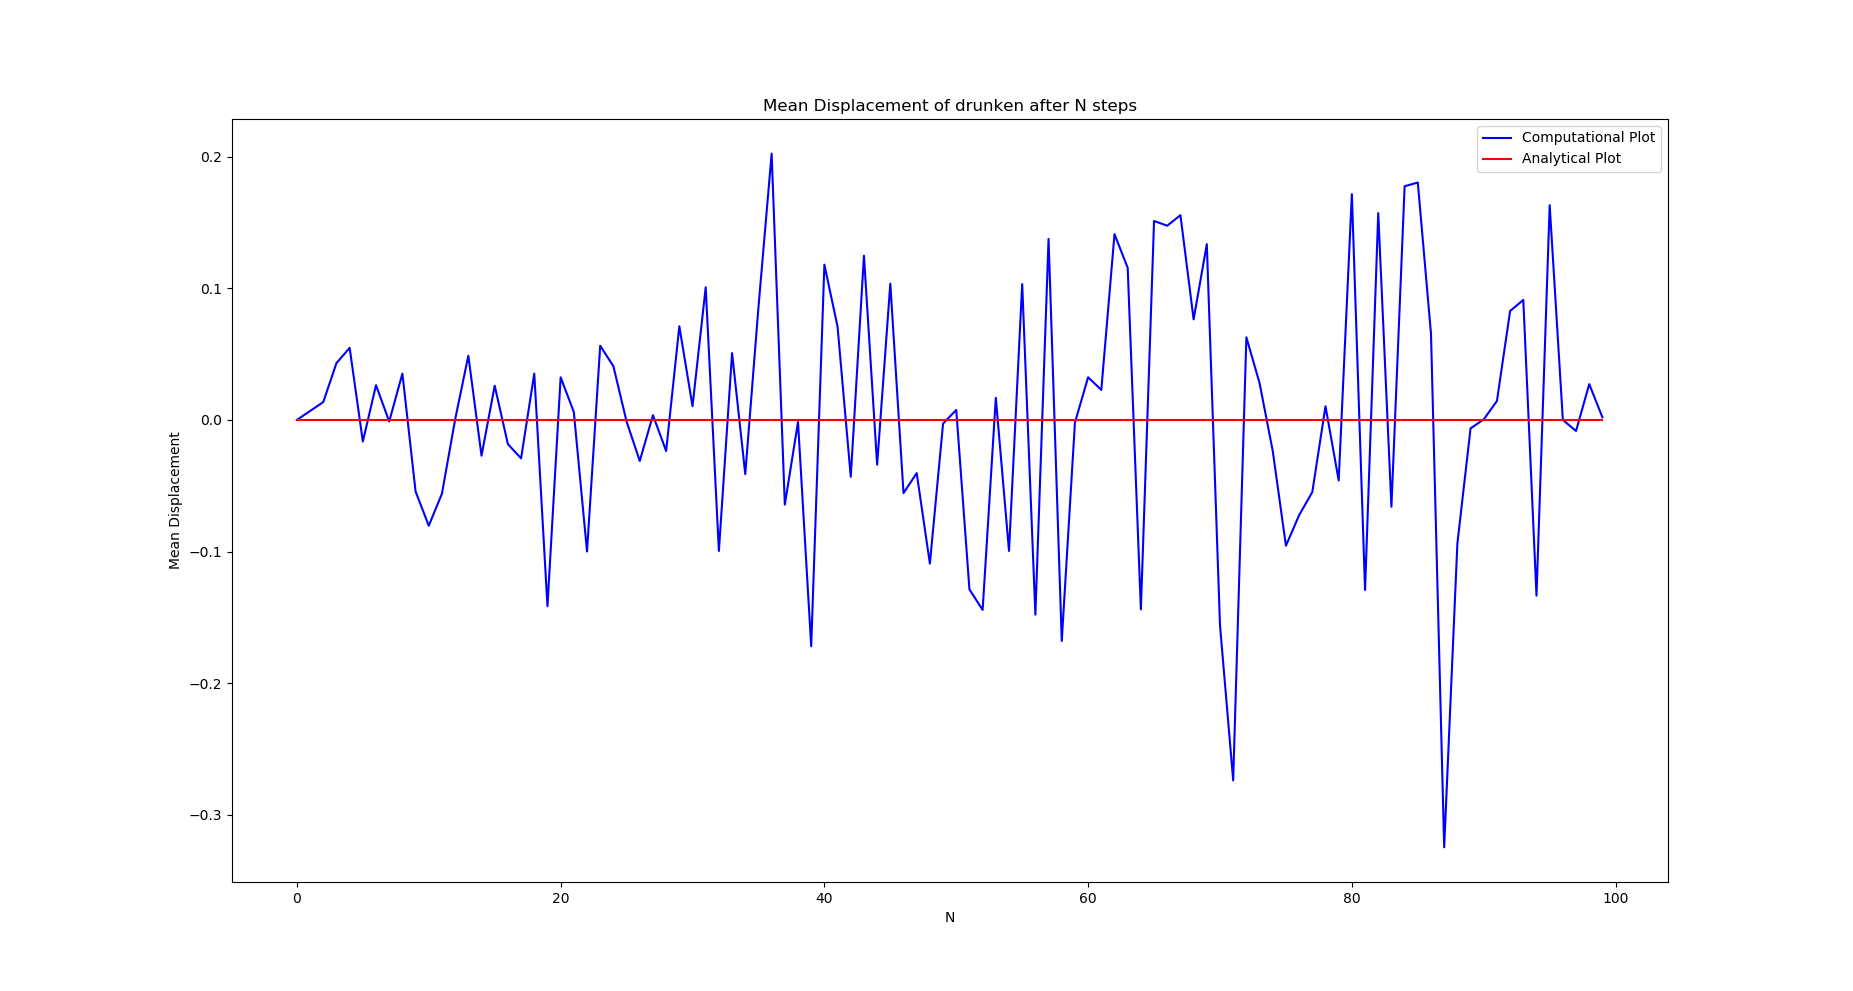

Reproduce this figure in Python.
import math
import random
import matplotlib.pyplot as plt

sim=5000        #number of times we have to do simulation
n=100           #number of steps taken by drunken

def comb(n,r):               #combination function nCr
    return math.factorial(n)/(math.factorial(r) * math.factorial(n-r))


#Plot for Mean Displacement of drunken after N steps i.e. Mean Displacement vs. N
x=[]
for i in range(n):          #number of steps the drunken will take
    c=0
    for j in range(sim):   
        pos=0
        for k in range(i):
            pos+=random.choice([-1,1])
        c+=pos
    x.append(c/sim)

plt.plot(range(n),x, color='blue' , label='Computational Plot')
plt.plot(range(n),[0]*n, color='red' , label='Analytical Plot') 
plt.xlabel('N')
plt.ylabel('Mean Displacement')
plt.title('Mean Displacement of drunken after N steps')
plt.legend()
plt.show()
